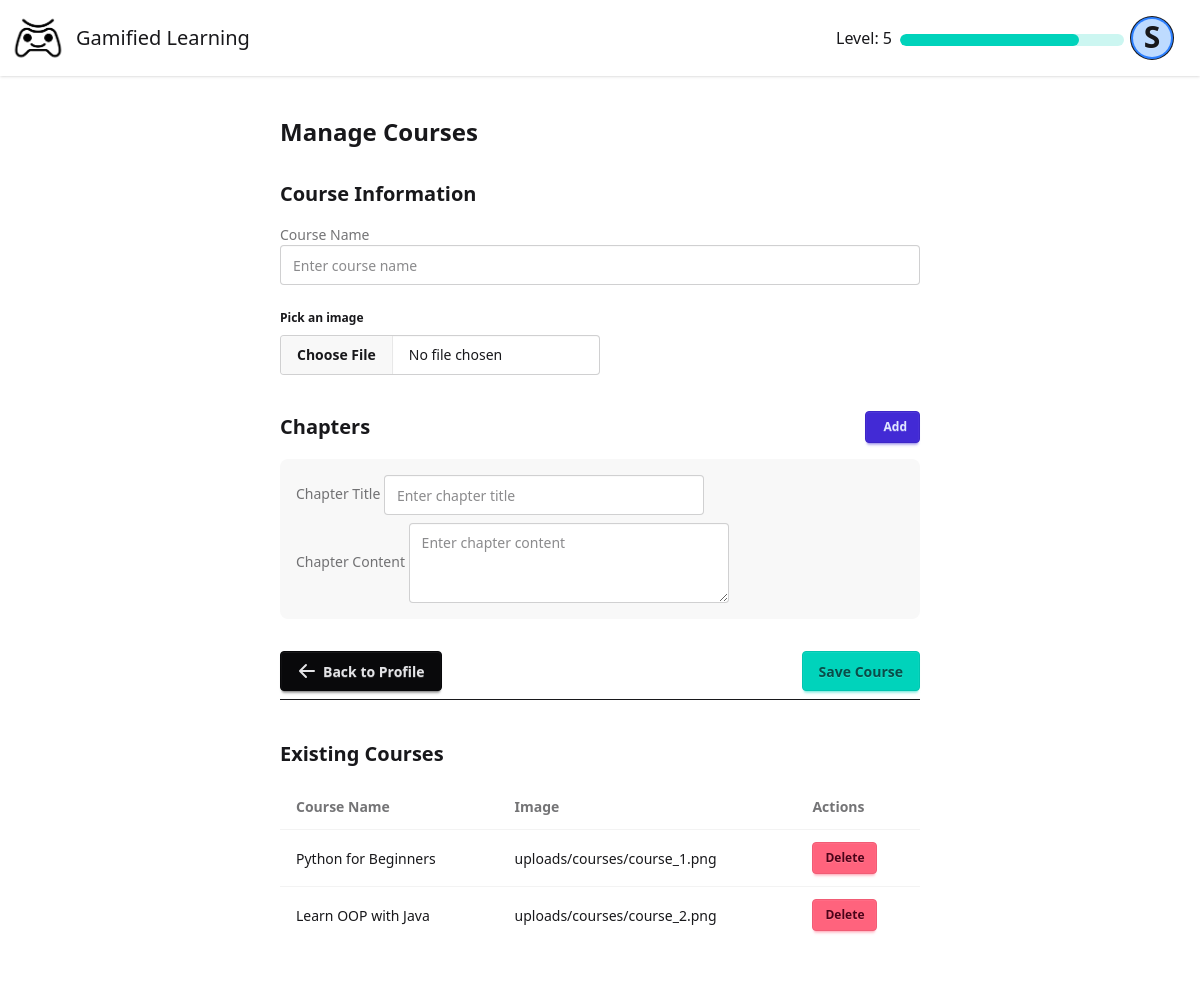
The page /admin_courses (signed in) on the database as committed earlier.
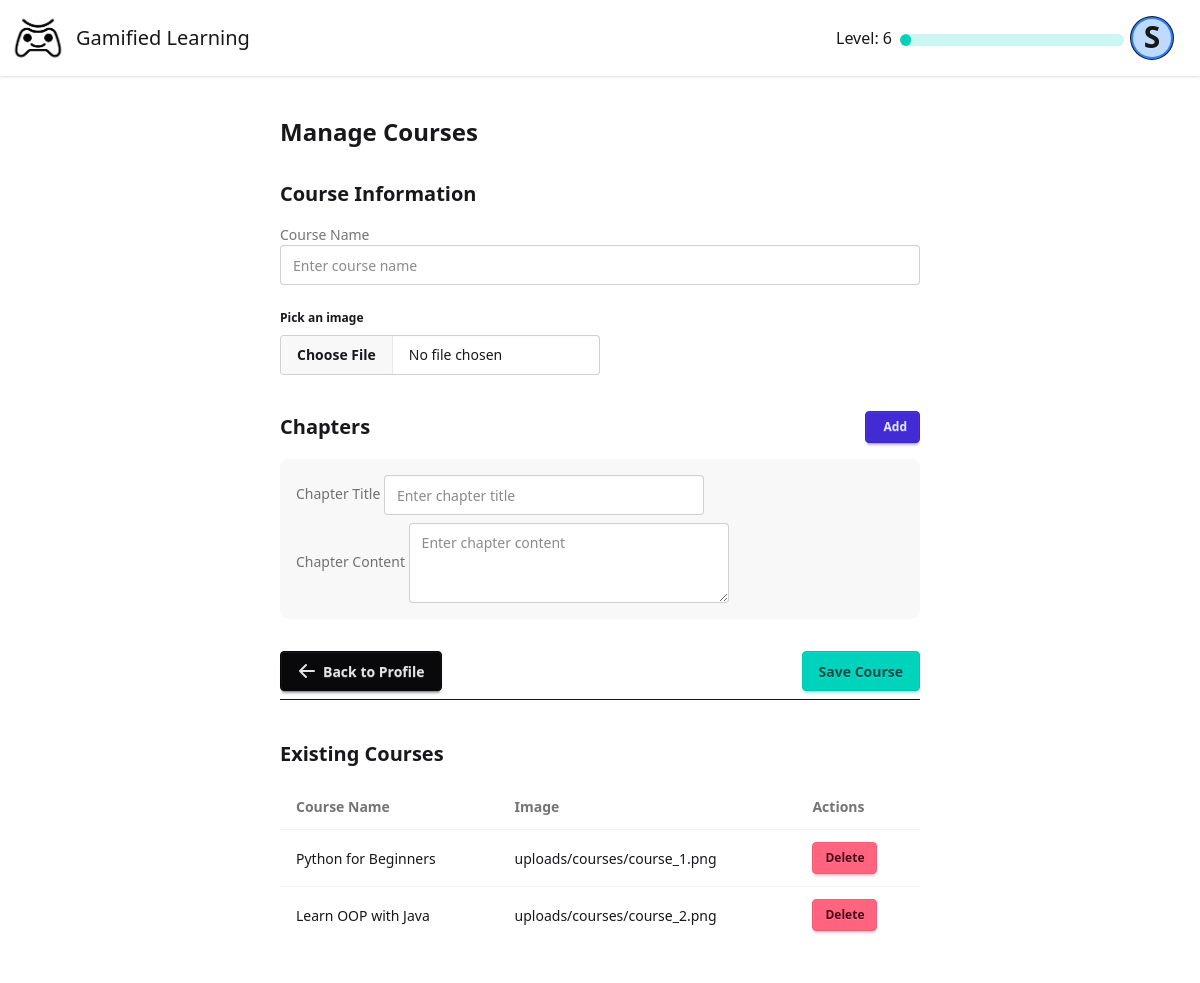
The same page on the database as committed later.
### models/models.py (models this page shows, shortened)
class User(db.Model):
    id = db.Column(db.Integer, primary_key=True)
    name = db.Column(db.String(100), nullable=False)
    username = db.Column(db.String(80), unique=True, nullable=False)
    email = db.Column(db.String(120), unique=True, nullable=False)
    stream = db.Column(db.String(20), nullable=False)
    year = db.Column(db.String(10), nullable=False)
    password = db.Column(db.String(120), nullable=False)
    points = db.Column(db.Integer, default=0)
    level = db.Column(db.Integer, default=1)
    is_admin = db.Column(db.Boolean, default=False)
    created_at = db.Column(db.DateTime, default=datetime.utcnow)
    last_login = db.Column(db.DateTime)
    courses = db.relationship('Course', secondary=user_courses, back_populates='users')
    completed_chapters = db.relationship('UserChapterProgress', back_populates='user')

### routes/admin.py (the view, shortened to what this page needs)
def admin_courses_page():
    if 'user_id' not in session:
        return redirect(url_for('login'))
    user = db.session.get(User, session['user_id'])
    if user is None:
        session.clear()
        return redirect(url_for('login'))
    courses = Course.query.all()
    return render_template('admin_courses.html', user=user, courses=courses)

### templates/admin_courses.html (shortened to what the changed rows need)
{% extends "base.html" %}
{% block content %}
    <div class="min-h-screen flex items-center justify-center p-4" style="width: 60%; position: relative; left: 50%; transform: translate(-50%, 0);">
        <div class="card w-full max-w-3xl bg-base-100 shadow-xl">
            <div class="card-body">
                <h2 class="card-title text-2xl mb-6">Manage Courses</h2>
                <div class="mt-8">
                    <div class="overflow-x-auto">
                        <table class="table w-full">
                            <thead>
                                <tr>
                                    <th>Course Name</th>
                                    <th>Image</th>
                                    <th>Actions</th>
                                </tr>
                            </thead>
                        </table>
                    </div>
                </div>
            </div>
        </div>
    </div>
{% endblock %}

### templates/base.html (shortened to what this page needs)
<!doctype html>
<html>
    <head>
        <link
            href="https://cdn.jsdelivr.net/npm/daisyui@5"
            rel="stylesheet"
            type="text/css"
        />
        <link rel="stylesheet" href="{{url_for('static',filename='dist/output.css')}}">
        <link
            href="https://cdn.jsdelivr.net/npm/daisyui@5/themes.css"
            rel="stylesheet"
            type="text/css"
        />
    </head>
    <body>
        <div class="min-h-screen flex flex-col">
            <div class="navbar bg-base-100 shadow-sm sticky top-0 z-[100]">
                <div class="flex-1">
                    <div class="flex items-center gap-2">
                        <img
                            src="/static/logo.png"
                            alt="logo"
                            class="size-15"
                        />
                        <a class="text-xl" href="/">Gamified Learning</a>
                    </div>
                </div>
                {% if 'user_id' in session %}
                <div class="flex gap-2 pr-5">
                    <p class="pt-2" style="height: min-content">
                        Level: {{ user.level }}
                    </p>
                    <progress
                        class="progress progress-accent w-56 h-3 mt-4"
                        value="{{ user.points }}"
                        max="200"
                    ></progress>
                    <div class="dropdown dropdown-end">
                        <div
                            tabindex="0"
                            role="button"
                            class="btn btn-ghost btn-circle avatar"
                        >
                            <div
                                class="w-10 rounded-full ring ring-blue ring-offset-2 ring-offset-blue-500 bg-blue-200"
                            >
                                <span class="text-3xl"
                                    >{{ user.name|first }}</span
                                >
                            </div>
                        </div>
                    </div>
                </div>
                {% else %}
                <a href="{{ url_for('login') }}" class="pr-5">Login</a>
                {% endif %}
            </div>
            <main class="flex-grow">{% block content %}{% endblock %}</main>
        </div>
    </body>
</html>

Rows that differ between the two databases and show on the page:
changed User: level "5" → "6"; points 160 → 10 (drawn)
